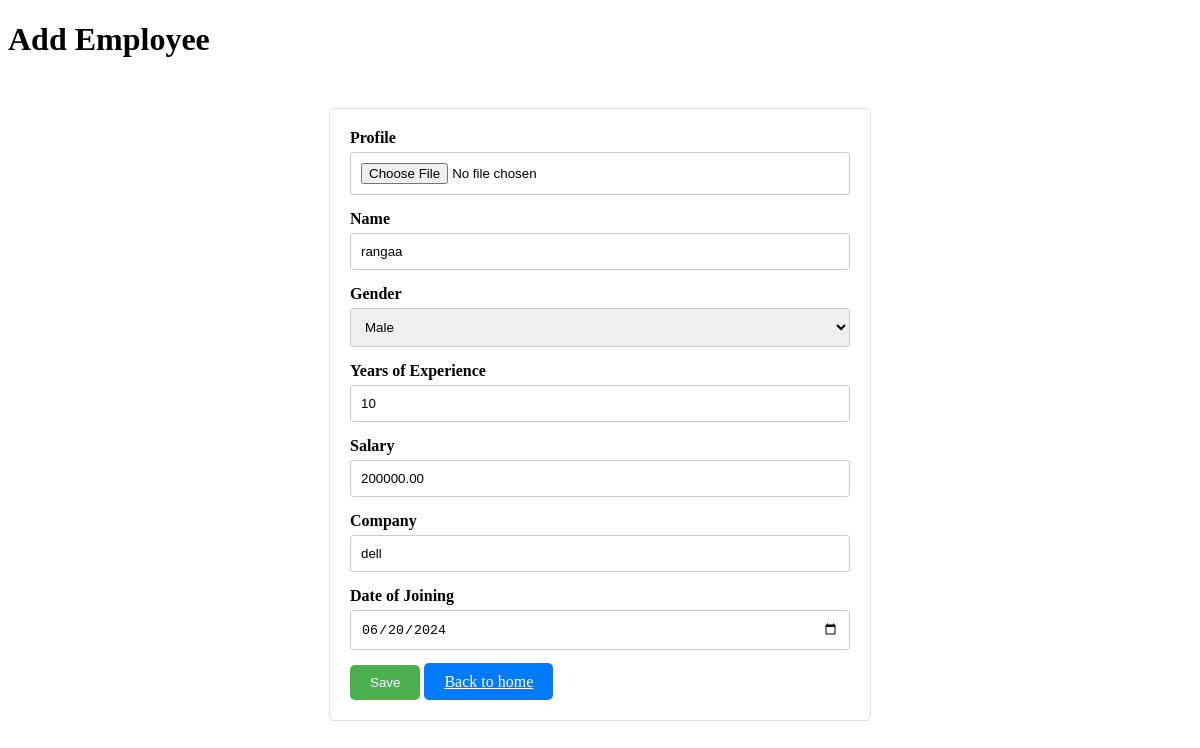
Page /editemployee/1/ on the committed database.
### employeapp/models.py (models this page shows, shortened)
class Employee(models.Model):
    profile = models.ImageField(upload_to='Profile.images/', null=True)
    name = models.CharField(max_length=100)
    gender = models.CharField(max_length=10, choices=(('M', 'Male'), ('F', 'Female')))
    years_of_experience = models.PositiveIntegerField()
    salary = models.DecimalField(max_digits=10, decimal_places=2)
    company = models.CharField(max_length=100)
    doj = models.DateField(null=True)

### employeapp/views.py (the view)
# urls.py: path('editemployee/<int:pk>/', views.edit_employee, name='editemployee'),
def edit_employee(request, pk):
    employee = get_object_or_404(Employee, pk=pk)
    if request.method == 'POST':
        form = EmployeeForm(request.POST, request.FILES, instance=employee)  # Update existing employee
        if form.is_valid():
            employee=form.save()
            return redirect(employee_list)
    else:
        form = EmployeeForm(instance=employee)  # Pre-populate edit form with existing data
    return render(request, "addemployee.html", {'form': form})

### employeapp/forms.py
class EmployeeForm(forms.ModelForm):
    class Meta:
        model = Employee
        fields = '__all__'  # Include all fields from the model
        widgets = {
            'doj': forms.DateInput(attrs={'class': 'form-control', 'type': 'date'}),
        }

### employeapp/templates/addemployee.html (shortened to what this page needs)
<!DOCTYPE html>
<html lang="en">
<head>
</head>
<body>
  <h1>Add Employee</h1>
  <form method="post" enctype="multipart/form-data" class="form-container">
    <div class="form-group">
      <label for="profile">Profile</label>
      <input type="file" name="profile" id="profile">
    </div>
    <div class="form-group">
      <label for="name">Name</label>
      {{ form.name }}
    </div>
    <div class="form-group">
      <label for="gender">Gender</label>
      {{ form.gender }}
    </div>
    <div class="form-group">
      <label for="years_of_experience">Years of Experience</label>
      {{ form.years_of_experience }}
    </div>
    <div class="form-group">
      <label for="salary">Salary</label>
      {{ form.salary }}
    </div>
    <div class="form-group">
      <label for="company">Company</label>
      {{ form.company }}
    </div>
    <div class="form-group">
      <label for="doj">Date of Joining</label>
      {{ form.doj }}
    </div>
    <button type="submit" class="btn">Save</button>
    <a href="{% url 'home' %}" style="background-color: #007bff; color: white; padding: 10px 20px; border: none; border-radius: 5px;">Back to home</a>
  </form>
</body>
</html>

### employeapp/templates/addemployee.html (style rules this page uses)
.form-container { max-width: 500px; margin: 50px auto; padding: 20px; border: 1px solid #ddd; border-radius: 5px; }
.form-group { margin-bottom: 15px; }
label { display: block; margin-bottom: 5px; font-weight: bold; }
input[type="text"], input[type="number"], input[type="date"], select, input[type="file"] { width: 100%; padding: 10px; border: 1px solid #ccc; border-radius: 3px; box-sizing: border-box; }
.btn { background-color: #4CAF50; color: white; padding: 10px 20px; border: none; border-radius: 5px; cursor: pointer; }

### rows in the picture
Employee: name "rangaa", gender "Male", years_of_experience "10", salary "200000.00", company "dell", doj "06/20/2024"
